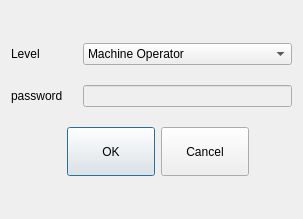
<?xml version="1.0" encoding="UTF-8"?>
<ui version="4.0">
 <class>PasswordDialog</class>
 <widget class="QDialog" name="PasswordDialog">
  <property name="geometry">
   <rect>
    <x>0</x>
    <y>0</y>
    <width>303</width>
    <height>219</height>
   </rect>
  </property>
  <property name="windowTitle">
   <string>Switch Level</string>
  </property>
  <property name="windowIcon">
   <iconset resource="../../resource.qrc">
    <normaloff>:/resource/parameter.png</normaloff>:/resource/parameter.png</iconset>
  </property>
  <layout class="QVBoxLayout" name="verticalLayout">
   <property name="spacing">
    <number>20</number>
   </property>
   <item>
    <spacer name="verticalSpacer">
     <property name="orientation">
      <enum>Qt::Vertical</enum>
     </property>
     <property name="sizeHint" stdset="0">
      <size>
       <width>20</width>
       <height>40</height>
      </size>
     </property>
    </spacer>
   </item>
   <item>
    <layout class="QFormLayout" name="formLayout">
     <item row="0" column="0">
      <widget class="QLabel" name="label">
       <property name="text">
        <string>Level</string>
       </property>
      </widget>
     </item>
     <item row="0" column="1">
      <widget class="QComboBox" name="levelComboBox">
       <item>
        <property name="text">
         <string>Machine Operator</string>
        </property>
       </item>
       <item>
        <property name="text">
         <string>Machine Admin</string>
        </property>
       </item>
       <item>
        <property name="text">
         <string>Advance Admin</string>
        </property>
       </item>
      </widget>
     </item>
     <item row="1" column="0">
      <widget class="QLabel" name="label_2">
       <property name="text">
        <string>password</string>
       </property>
      </widget>
     </item>
     <item row="1" column="1">
      <widget class="ICLineEditWithVirtualKeyboard" name="pwdEdit">
       <property name="enabled">
        <bool>false</bool>
       </property>
       <property name="echoMode">
        <enum>QLineEdit::Password</enum>
       </property>
      </widget>
     </item>
    </layout>
   </item>
   <item>
    <widget class="QDialogButtonBox" name="buttonBox">
     <property name="sizePolicy">
      <sizepolicy hsizetype="Expanding" vsizetype="Preferred">
       <horstretch>0</horstretch>
       <verstretch>0</verstretch>
      </sizepolicy>
     </property>
     <property name="minimumSize">
      <size>
       <width>216</width>
       <height>30</height>
      </size>
     </property>
     <property name="maximumSize">
      <size>
       <width>238</width>
       <height>69</height>
      </size>
     </property>
     <property name="styleSheet">
      <string notr="true">width:80px;
height:48px ;</string>
     </property>
     <property name="orientation">
      <enum>Qt::Horizontal</enum>
     </property>
     <property name="standardButtons">
      <set>QDialogButtonBox::Cancel|QDialogButtonBox::Ok</set>
     </property>
    </widget>
   </item>
   <item>
    <spacer name="verticalSpacer_2">
     <property name="orientation">
      <enum>Qt::Vertical</enum>
     </property>
     <property name="sizeHint" stdset="0">
      <size>
       <width>20</width>
       <height>40</height>
      </size>
     </property>
    </spacer>
   </item>
  </layout>
 </widget>
 <customwidgets>
  <customwidget>
   <class>ICLineEditWithVirtualKeyboard</class>
   <extends>QLineEdit</extends>
   <header>iclineeditwithvirtualkeyboard.h</header>
  </customwidget>
 </customwidgets>
 <resources>
  <include location="../../resource.qrc"/>
 </resources>
 <connections>
  <connection>
   <sender>buttonBox</sender>
   <signal>accepted()</signal>
   <receiver>PasswordDialog</receiver>
   <slot>accept()</slot>
   <hints>
    <hint type="sourcelabel">
     <x>247</x>
     <y>134</y>
    </hint>
    <hint type="destinationlabel">
     <x>157</x>
     <y>213</y>
    </hint>
   </hints>
  </connection>
  <connection>
   <sender>buttonBox</sender>
   <signal>rejected()</signal>
   <receiver>PasswordDialog</receiver>
   <slot>reject()</slot>
   <hints>
    <hint type="sourcelabel">
     <x>315</x>
     <y>134</y>
    </hint>
    <hint type="destinationlabel">
     <x>286</x>
     <y>213</y>
    </hint>
   </hints>
  </connection>
 </connections>
</ui>
